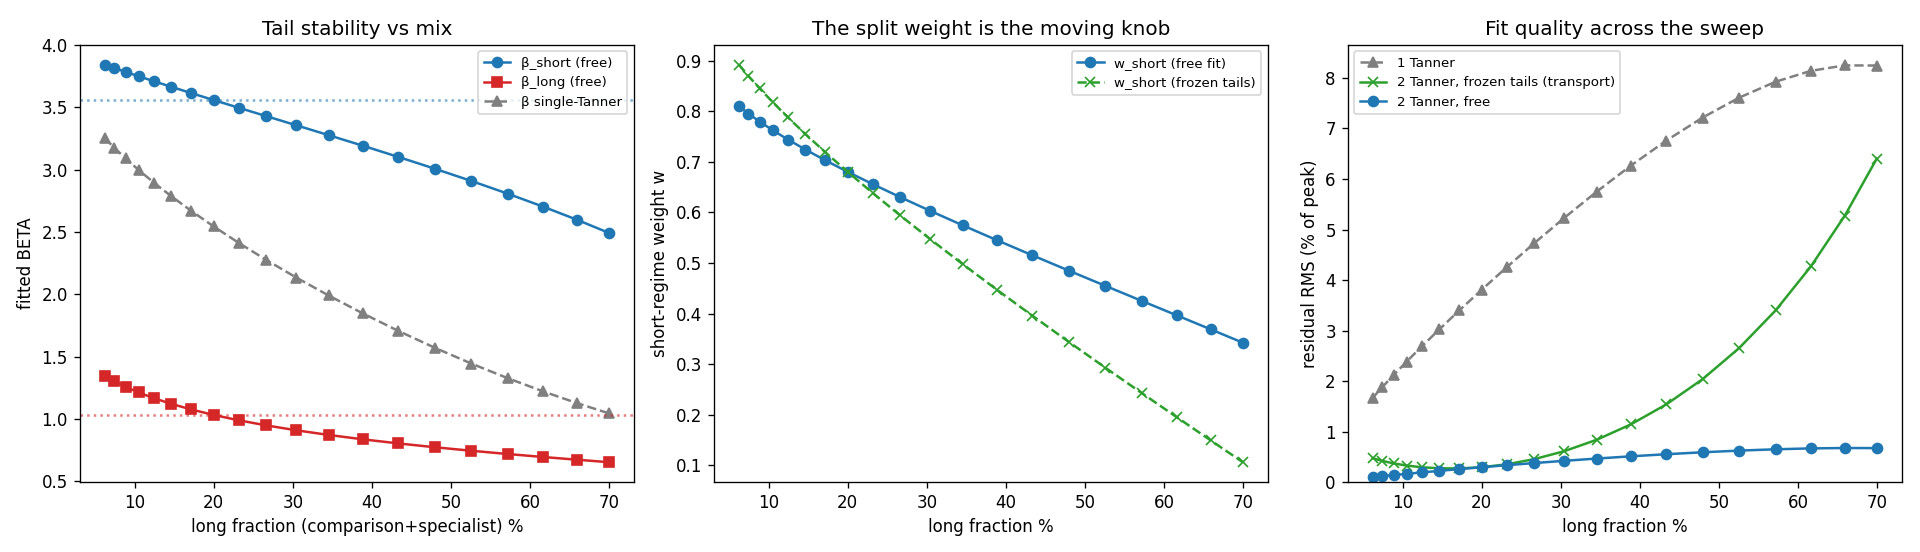

This figure's Python source:
"""
Mix-sweep transportability test for the 2-regime (short+long) retail kernel.

Fixed P, fixed 4 ground-truth component tails (BETA 4/2/1/0.5). We tilt the
trip-rate mix from local-heavy to comparison-heavy and ask:

  (A) Free 2-Tanner fit: do the two regime tails (BETA_short, BETA_long) stay
      stable while only the split weight w moves?  -> if so, the tails are the
      transportable primitives and w is the per-town knob.
  (B) TRANSPORT TEST: freeze BETA_short/BETA_long at their baseline-mix values
      and re-fit ONLY w for each new mix. How well does that fit the aggregate
      TLD across the whole sweep?  -> this is exactly "carry the two kernels
      between towns, recalibrate only the local/comparison split fraction."
  Compared against the single-Tanner (one BETA) baseline.

x-axis = the long fraction (comparison+specialist share of trips).
"""

import numpy as np
from scipy.optimize import least_squares
import matplotlib
matplotlib.use("Agg")
import matplotlib.pyplot as plt

P0 = 3.0
BASE_RATES = np.array([0.50, 0.30, 0.15, 0.05])   # conv, weekly, comparison, specialist
BETAS = np.array([4.0, 2.0, 1.0, 0.5])            # fixed component tails
T_ANALYSIS = 30.0
t_grid = np.linspace(1e-3, T_ANALYSIS, 4000)


def tanner(t, B, P=P0):
    u = np.asarray(t, float) / P
    with np.errstate(divide="ignore", invalid="ignore"):
        out = np.power(u, B) * np.exp(B * (1.0 - u))
    return np.nan_to_num(out, nan=0.0)


def tld_shape(t, B):
    return t * tanner(t, B)


def norm_density(y):
    a = np.trapz(y, t_grid)
    return y / a if a > 0 else y


COMP = [norm_density(tld_shape(t_grid, B)) for B in BETAS]   # normalised type TLDs


def aggregate(rates):
    agg = np.zeros_like(t_grid)
    for r, d in zip(rates, COMP):
        agg += r * d
    return norm_density(agg)


def p90_of(density):
    cdf = np.cumsum(density) * (t_grid[1] - t_grid[0])
    cdf /= cdf[-1]
    return np.interp(0.9, cdf, t_grid)


def tilt_rates(theta):
    """Geometric tilt: rate_k ∝ base_k * exp(theta*k). theta>0 -> longer mix."""
    k = np.arange(4)
    w = BASE_RATES * np.exp(theta * k)
    return w / w.sum()


def two_density(w, Bs, Bl):
    return w * norm_density(tld_shape(t_grid, Bs)) + \
           (1 - w) * norm_density(tld_shape(t_grid, Bl))


def fit_two_free(agg):
    best = None
    for w0 in (0.5, 0.7, 0.85):
        for Bs0, Bl0 in ((4.0, 0.8), (3.0, 1.0), (5.0, 0.5)):
            f = least_squares(lambda th: two_density(*th) - agg,
                              x0=[w0, Bs0, Bl0],
                              bounds=([0.0, 0.5, 0.1], [1.0, 8.0, 8.0]))
            if best is None or f.cost < best.cost:
                best = f
    w, Bs, Bl = best.x
    if Bs < Bl:
        w, Bs, Bl = 1 - w, Bl, Bs
    return w, Bs, Bl


def fit_one(agg):
    f = least_squares(lambda th: norm_density(tld_shape(t_grid, th[0])) - agg,
                      x0=[2.0], bounds=([0.2], [8.0]))
    return f.x[0]


def rms(density, agg):
    return np.sqrt(np.mean((density - agg) ** 2)) / agg.max() * 100


# ---- baseline (theta=0) frozen tails for the transport test ---------------
agg0 = aggregate(tilt_rates(0.0))
w0, Bs_fix, Bl_fix = fit_two_free(agg0)
print(f"baseline frozen tails:  BETA_short={Bs_fix:.3f}  BETA_long={Bl_fix:.3f}  "
      f"(w={w0:.3f})\n")


# ---- sweep -----------------------------------------------------------------
thetas = np.linspace(-0.7, 1.2, 20)
rows = []
for th in thetas:
    rates = tilt_rates(th)
    long_frac = rates[2] + rates[3]
    agg = aggregate(rates)

    w_f, Bs_f, Bl_f = fit_two_free(agg)
    rms2_free = rms(two_density(w_f, Bs_f, Bl_f), agg)

    # transport test: tails frozen at baseline, refit only w
    fw = least_squares(lambda th_: two_density(th_[0], Bs_fix, Bl_fix) - agg,
                       x0=[0.6], bounds=([0.0], [1.0]))
    w_t = fw.x[0]
    rms2_frozen = rms(two_density(w_t, Bs_fix, Bl_fix), agg)

    B1 = fit_one(agg)
    rms1 = rms(norm_density(tld_shape(t_grid, B1)), agg)

    rows.append(dict(theta=th, long_frac=long_frac, p90=p90_of(agg),
                     w_free=w_f, Bs=Bs_f, Bl=Bl_f, rms2_free=rms2_free,
                     w_frozen=w_t, rms2_frozen=rms2_frozen, B1=B1, rms1=rms1))

lf = np.array([r["long_frac"] for r in rows])

print(f"{'long%':>6} {'p90':>5} | {'free: w':>7} {'Bs':>5} {'Bl':>5} {'rms%':>5} "
      f"| {'froz w':>6} {'rms%':>5} | {'1T B':>5} {'rms%':>5}")
for r in rows:
    print(f"{r['long_frac']*100:6.1f} {r['p90']:5.1f} | "
          f"{r['w_free']:7.3f} {r['Bs']:5.2f} {r['Bl']:5.2f} {r['rms2_free']:5.2f} | "
          f"{r['w_frozen']:6.3f} {r['rms2_frozen']:5.2f} | "
          f"{r['B1']:5.2f} {r['rms1']:5.2f}")

Bs_arr = np.array([r["Bs"] for r in rows])
Bl_arr = np.array([r["Bl"] for r in rows])
print(f"\nfree tail stability over the sweep:")
print(f"  BETA_short: {Bs_arr.min():.2f}–{Bs_arr.max():.2f} "
      f"(spread {Bs_arr.max()-Bs_arr.min():.2f})")
print(f"  BETA_long : {Bl_arr.min():.2f}–{Bl_arr.max():.2f} "
      f"(spread {Bl_arr.max()-Bl_arr.min():.2f})")
print(f"  w_free    : {min(r['w_free'] for r in rows):.2f}–"
      f"{max(r['w_free'] for r in rows):.2f}")
print(f"\ntransport-test (frozen tails, refit w only) RMS: "
      f"{min(r['rms2_frozen'] for r in rows):.2f}–"
      f"{max(r['rms2_frozen'] for r in rows):.2f}%")
print(f"single-Tanner RMS over sweep: "
      f"{min(r['rms1'] for r in rows):.2f}–{max(r['rms1'] for r in rows):.2f}%")


# ---- plot ------------------------------------------------------------------
fig, axes = plt.subplots(1, 3, figsize=(16, 4.6))

ax = axes[0]
ax.plot(lf * 100, Bs_arr, "o-", color="C0", label="β_short (free)")
ax.plot(lf * 100, Bl_arr, "s-", color="C3", label="β_long (free)")
ax.plot(lf * 100, [r["B1"] for r in rows], "^--", color="0.5",
        label="β single-Tanner")
ax.axhline(Bs_fix, color="C0", ls=":", alpha=0.6)
ax.axhline(Bl_fix, color="C3", ls=":", alpha=0.6)
ax.set_xlabel("long fraction (comparison+specialist) %")
ax.set_ylabel("fitted BETA"); ax.set_title("Tail stability vs mix")
ax.legend(fontsize=8)

ax = axes[1]
ax.plot(lf * 100, [r["w_free"] for r in rows], "o-", color="C0",
        label="w_short (free fit)")
ax.plot(lf * 100, [r["w_frozen"] for r in rows], "x--", color="C2",
        label="w_short (frozen tails)")
ax.set_xlabel("long fraction %"); ax.set_ylabel("short-regime weight w")
ax.set_title("The split weight is the moving knob"); ax.legend(fontsize=8)

ax = axes[2]
ax.plot(lf * 100, [r["rms1"] for r in rows], "^--", color="0.5",
        label="1 Tanner")
ax.plot(lf * 100, [r["rms2_frozen"] for r in rows], "x-", color="C2",
        label="2 Tanner, frozen tails (transport)")
ax.plot(lf * 100, [r["rms2_free"] for r in rows], "o-", color="C0",
        label="2 Tanner, free")
ax.set_xlabel("long fraction %"); ax.set_ylabel("residual RMS (% of peak)")
ax.set_title("Fit quality across the sweep"); ax.legend(fontsize=8)
ax.set_ylim(bottom=0)

fig.tight_layout()
fig.savefig("tld_mix_sweep.png", dpi=120)
print("\nplot -> tld_mix_sweep.png")
